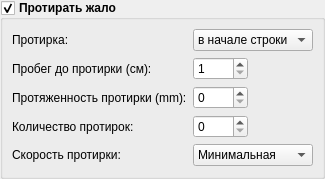
             <widget class="QGroupBox" name="sting">
              <property name="enabled">
               <bool>true</bool>
              </property>
              <property name="minimumSize">
               <size>
                <width>0</width>
                <height>0</height>
               </size>
              </property>
              <property name="maximumSize">
               <size>
                <width>16777215</width>
                <height>16777215</height>
               </size>
              </property>
              <property name="font">
               <font>
                <pointsize>9</pointsize>
                <weight>75</weight>
                <bold>true</bold>
               </font>
              </property>
              <property name="title">
               <string>Протирать жало</string>
              </property>
              <property name="flat">
               <bool>false</bool>
              </property>
              <property name="checkable">
               <bool>true</bool>
              </property>
              <property name="checked">
               <bool>true</bool>
              </property>
              <layout class="QGridLayout" name="gridLayout">
               <property name="leftMargin">
                <number>9</number>
               </property>
               <property name="topMargin">
                <number>9</number>
               </property>
               <property name="rightMargin">
                <number>9</number>
               </property>
               <property name="bottomMargin">
                <number>9</number>
               </property>
               <property name="horizontalSpacing">
                <number>6</number>
               </property>
               <item row="5" column="0">
                <widget class="QLabel" name="label_39">
                 <property name="font">
                  <font>
                   <weight>50</weight>
                   <bold>false</bold>
                  </font>
                 </property>
                 <property name="text">
                  <string>Количество протирок:</string>
                 </property>
                </widget>
               </item>
               <item row="3" column="0">
                <widget class="QLabel" name="label_38">
                 <property name="font">
                  <font>
                   <weight>50</weight>
                   <bold>false</bold>
                  </font>
                 </property>
                 <property name="text">
                  <string>Протяженность протирки (mm):</string>
                 </property>
                </widget>
               </item>
               <item row="3" column="1">
                <widget class="QSpinBox" name="wipeWidth">
                 <property name="maximumSize">
                  <size>
                   <width>55</width>
                   <height>16777215</height>
                  </size>
                 </property>
                 <property name="font">
                  <font>
                   <weight>50</weight>
                   <bold>false</bold>
                  </font>
                 </property>
                </widget>
               </item>
               <item row="5" column="1">
                <widget class="QSpinBox" name="wipeCount">
                 <property name="maximumSize">
                  <size>
                   <width>55</width>
                   <height>16777215</height>
                  </size>
                 </property>
                 <property name="font">
                  <font>
                   <weight>50</weight>
                   <bold>false</bold>
                  </font>
                 </property>
                </widget>
               </item>
               <item row="2" column="0">
                <widget class="QLabel" name="maxWipel">
                 <property name="font">
                  <font>
                   <weight>50</weight>
                   <bold>false</bold>
                  </font>
                 </property>
                 <property name="text">
                  <string>Пробег до протирки (см):</string>
                 </property>
                 <property name="textFormat">
                  <enum>Qt::PlainText</enum>
                 </property>
                 <property name="scaledContents">
                  <bool>false</bool>
                 </property>
                 <property name="wordWrap">
                  <bool>false</bool>
                 </property>
                </widget>
               </item>
               <item row="2" column="1">
                <widget class="QSpinBox" name="maxWipe">
                 <property name="maximumSize">
                  <size>
                   <width>55</width>
                   <height>16777215</height>
                  </size>
                 </property>
                 <property name="font">
                  <font>
                   <weight>50</weight>
                   <bold>false</bold>
                  </font>
                 </property>
                 <property name="minimum">
                  <number>1</number>
                 </property>
                </widget>
               </item>
               <item row="0" column="0">
                <widget class="QLabel" name="label_41">
                 <property name="font">
                  <font>
                   <pointsize>9</pointsize>
                   <weight>50</weight>
                   <bold>false</bold>
                  </font>
                 </property>
                 <property name="text">
                  <string>Протирка:</string>
                 </property>
                </widget>
               </item>
               <item row="7" column="0" colspan="2">
                <spacer name="verticalSpacer_2">
                 <property name="orientation">
                  <enum>Qt::Vertical</enum>
                 </property>
                 <property name="sizeHint" stdset="0">
                  <size>
                   <width>1</width>
                   <height>1</height>
                  </size>
                 </property>
                </spacer>
               </item>
               <item row="6" column="0">
                <widget class="QLabel" name="label_43">
                 <property name="font">
                  <font>
                   <weight>50</weight>
                   <bold>false</bold>
                  </font>
                 </property>
                 <property name="text">
                  <string>Скорость протирки:</string>
                 </property>
                </widget>
               </item>
               <item row="0" column="1">
                <widget class="QComboBox" name="wipeCover">
                 <property name="maximumSize">
                  <size>
                   <width>555</width>
                   <height>16777215</height>
                  </size>
                 </property>
                 <property name="font">
                  <font>
                   <weight>50</weight>
                   <bold>false</bold>
                  </font>
                 </property>
                 <property name="editable">
                  <bool>false</bool>
                 </property>
                 <item>
                  <property name="text">
                   <string>в начале строки</string>
                  </property>
                 </item>
                 <item>
                  <property name="text">
                   <string>в конце строки</string>
                  </property>
                 </item>
                 <item>
                  <property name="text">
                   <string>с двух сторон</string>
                  </property>
                 </item>
                </widget>
               </item>
               <item row="6" column="1">
                <widget class="QComboBox" name="wipeSpeed">
                 <property name="font">
                  <font>
                   <weight>50</weight>
                   <bold>false</bold>
                  </font>
                 </property>
                 <item>
                  <property name="text">
                   <string>Минимальная</string>
                  </property>
                 </item>
                 <item>
                  <property name="text">
                   <string>Средняя</string>
                  </property>
                 </item>
                 <item>
                  <property name="text">
                   <string>Максимальная</string>
                  </property>
                 </item>
                 <item>
                  <property name="text">
                   <string>Свободная</string>
                  </property>
                 </item>
                </widget>
               </item>
              </layout>
             </widget>
